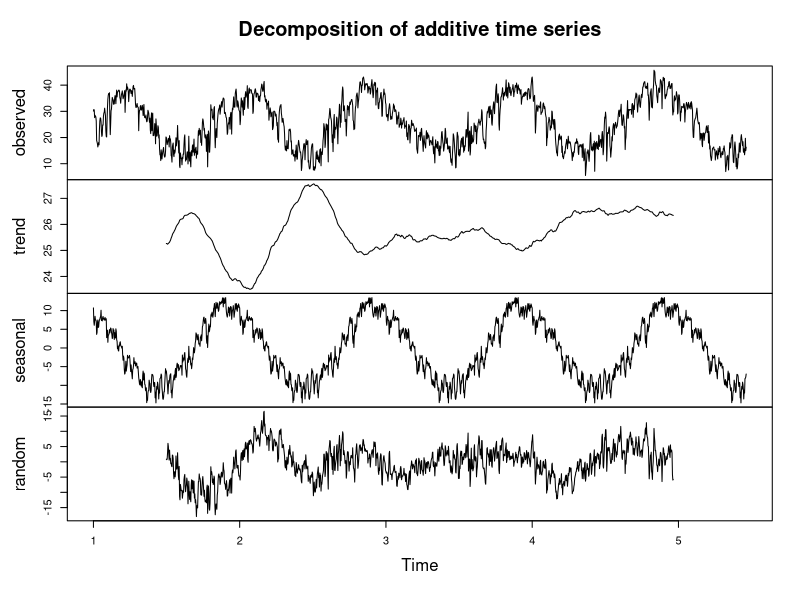
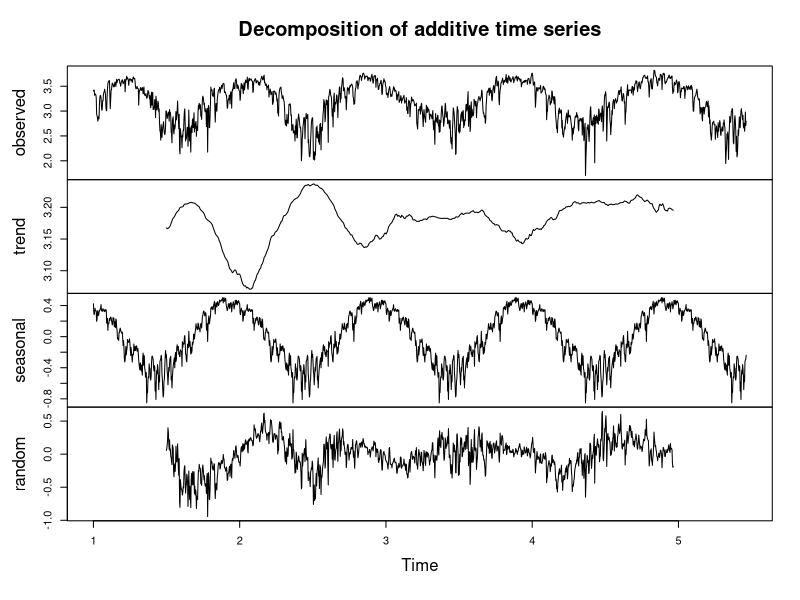
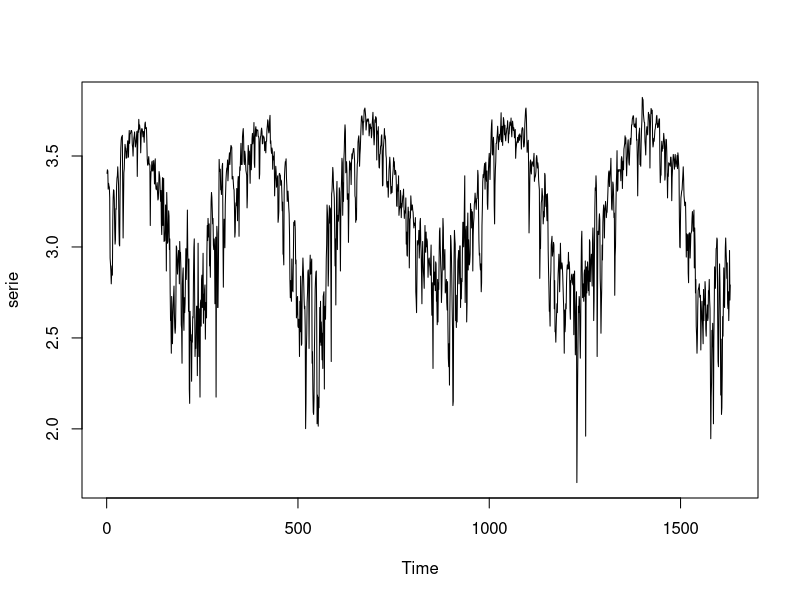

The R source for these figures, in order:
## ---- chunk 1
library(tseries)
library(dplyr)
library(lubridate)
## ---- chunk 2
datos = read.csv("5530E.csv", header = TRUE, sep=";")
datos = datos[,c("Fecha","Tmax")]
datos$Fecha = as.Date(datos$Fecha)
## ---- chunk 3
apply(datos, 2, function(atributo){sum(is.na(atributo))})
## ---- chunk 4
datos = datos[complete.cases(datos),]
## ---- chunk 5
Npred = 7 # cantidad de datos a predecir (temperaturas máximas de marzo y abril)
serie = datos$Tmax
serie.ts = ts(serie, frequency = 365) # frequency set to 12 to set stationality each 12 months
plot(decompose(serie.ts))
## ---- chunk 6
serie.ts.log = log(serie.ts) 
serie.log = log(serie) 
plot(decompose(serie.ts.log))
## ---- chunk 7
head(decompose(serie.ts.log)$seasonal)
## ---- chunk 8
serie = serie.log
## ---- chunk 9
# para train
tiempo = 1:length(serie.ts.log)
# para test
tiempoTs = (tiempo[length(tiempo)]+1):(tiempo[length(tiempo)]+Npred)
## ---- chunk 10
plot.ts(serie, xlim=c(1, tiempoTs[length(tiempoTs)]))
## ---- chunk 11
parametros.H1 = lm(serie ~tiempo) 
parametros.H1
